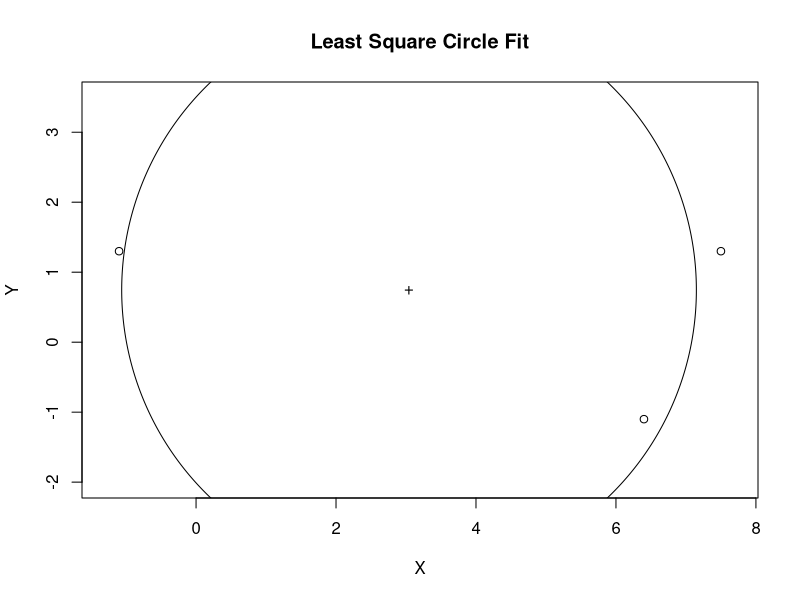
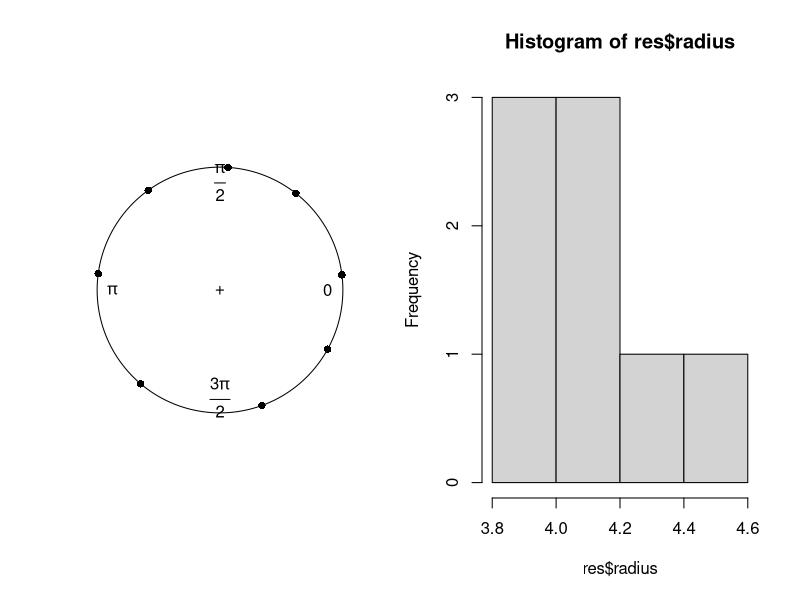
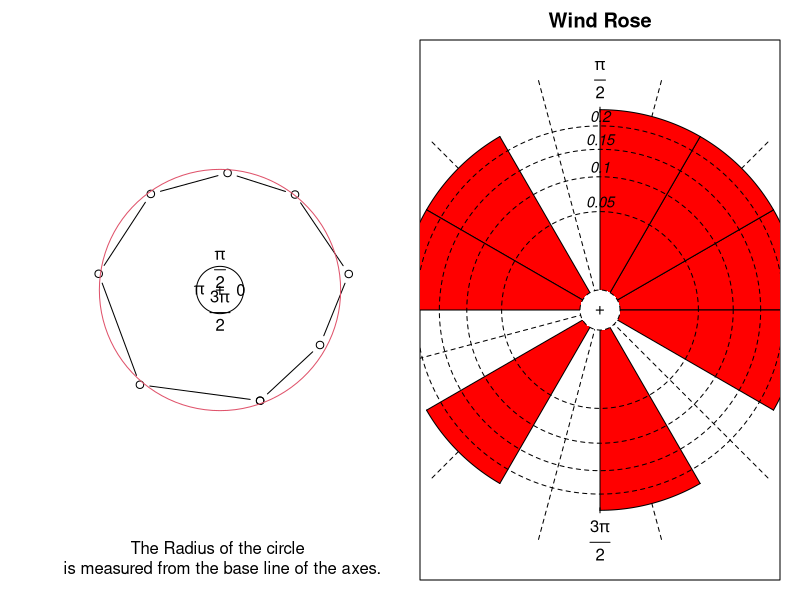

Reproduce these figures in R, in order.
library(circular)


### Name: lsfit.circle
### Title: Fit a 2D circle to an (x,y) dataset
### Aliases: lsfit.circle print.lsfit.circle
### Keywords: models

### ** Examples


data(coope)
res <- lsfit.circle(x=x.coope, y=y.coope)
res

plot(res)

par(mfcol=c(1,2))
plot(res$angles)
hist(res$radius)

plot(circular(0), type="n", xlim=c(-5.2, 5.2), ylim=c(-5.2, 5.2), 
  xlab="The Radius of the circle \n is measured from the base line of the axes.")
lines(x=res$angles, y=res$radius, join=TRUE, type="b")
ff <- function(x) sqrt((res$coefficients[1]*cos(x))^2+(res$coefficients[1]*sin(x))^2)
curve.circular(ff, add=TRUE, join=TRUE, nosort=FALSE, col=2)

windrose(x=res$angles, y=res$radius)
